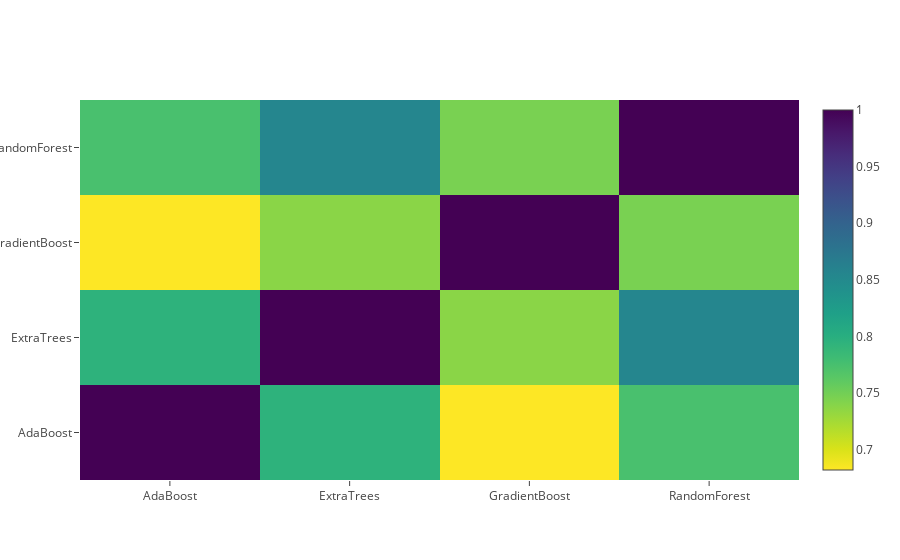

Notebook code for this chart:
### Code cell
data = [
    go.Heatmap(
        z= base_predictions_train.astype(float).corr().values ,
        x=base_predictions_train.columns.values,
        y= base_predictions_train.columns.values,
          colorscale='Viridis',
            showscale=True,
            reversescale = True
    )
]
py.iplot(data, filename='labelled-heatmap')

### Figure 1 — Plotly figure (JSON) as saved in the notebook; plotly's stock layout.template omitted (floating-point values rounded to 4 significant figures)
{"data": [{"colorscale": "Viridis", "reversescale": true, "showscale": true, "type": "heatmap", "x": ["AdaBoost", "ExtraTrees", "GradientBoost", "RandomForest"], "y": ["AdaBoost", "ExtraTrees", "GradientBoost", "RandomForest"], "z": [[1, 0.795, 0.682, 0.7744], [0.795, 1, 0.7379, 0.8554], [0.682, 0.7379, 1, 0.7465], [0.7744, 0.8554, 0.7465, 1]]}], "layout": {}}
